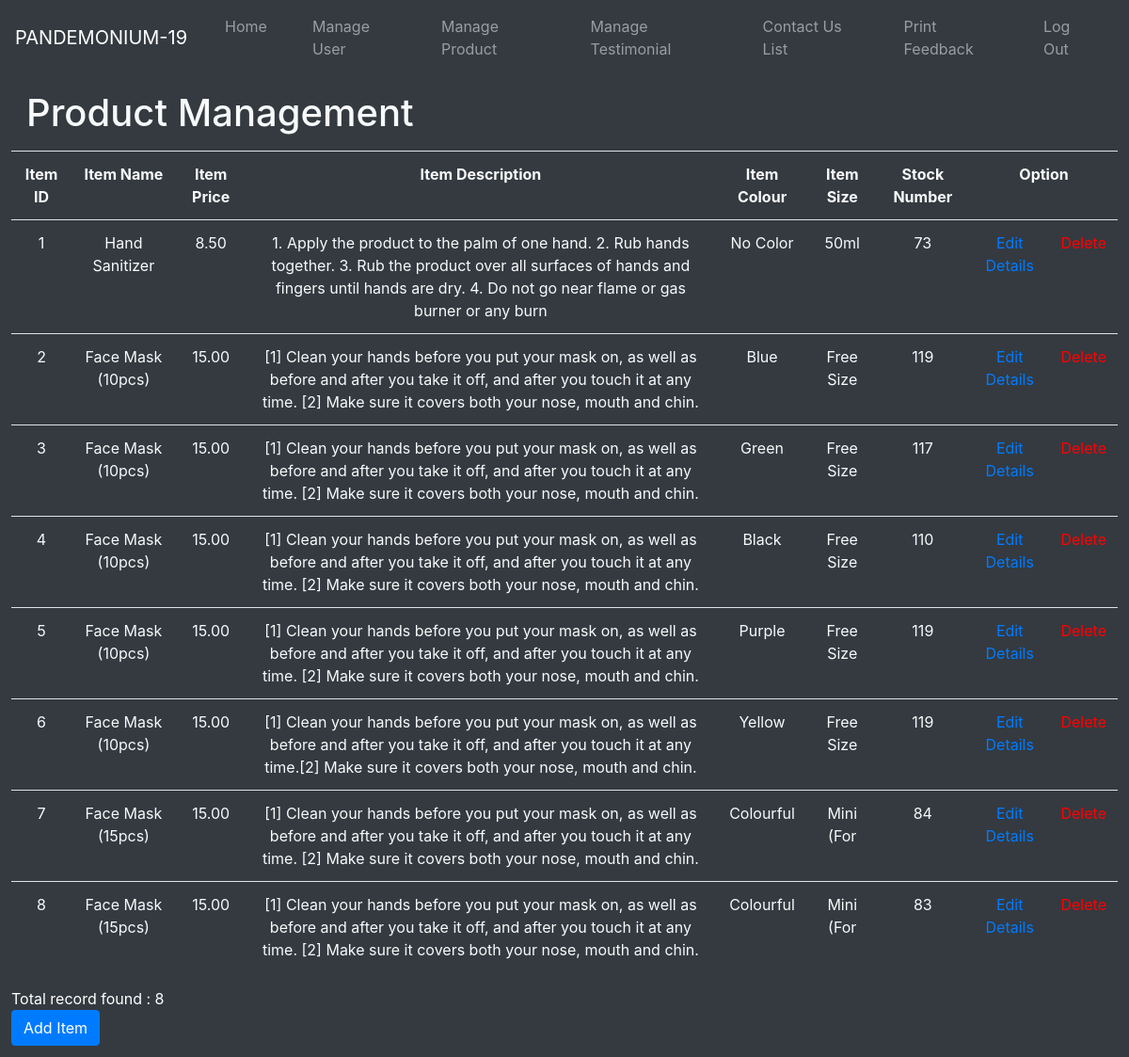
The app's page /admin/manageProduct.php with its own data.
### tables this page shows
CREATE TABLE `item` (
  `itemID` int(10) NOT NULL,
  `itemName` varchar(50) NOT NULL,
  `itemPrice` float(5,2) NOT NULL,
  `itemDescription` varchar(200) NOT NULL,
  `itemColour` varchar(10) DEFAULT NULL,
  `itemSize` varchar(10) DEFAULT NULL,
  `stockNumber` int(5) DEFAULT NULL,
  `image` longblob DEFAULT NULL
);

### admin/manageProduct.php (the view, shortened to what this page needs)
<?php
	include("../database/connect.php");
?>
<!DOCTYPE html>
<html>
<head>
    <link rel="stylesheet" href="https://maxcdn.bootstrapcdn.com/bootstrap/4.0.0/css/bootstrap.min.css"
>
    <?php require("adminNav.php"); ?>
</head>
<body class="bg-dark text-light">
	<form method="get">
	<div class = "user-container" style="margin:1%;">
		<h1 class="m-3">Product Management</h1>
		<table class="table">
			<tr>
				<th scope="col" class="text-center">Item ID</th>
				<th scope="col" class="text-center">Item Name</th>
				<th scope="col" class="text-center">Item Price</th>
				<th scope="col" class="text-center">Item Description</th>
                <th scope="col" class="text-center">Item Colour</th>
                <th scope="col" class="text-center">Item Size</th>
                <th scope="col" class="text-center">Stock Number</th>
				<th scope="col" class="text-center" colspan="2">Option</th>
			</tr>
			<?php
			$result = mysqli_query($con,"select * from item");
			$numRow = mysqli_num_rows($result);
			while($row = mysqli_fetch_assoc($result))
			{
				$itemID = $row['itemID'];
			?>
			<tr>
				<td class="text-center"><?php echo $row['itemID']?></td>
				<td class="text-center"><?php echo $row['itemName']?></td>
				<td class="text-center"><?php echo $row['itemPrice']?></td>
				<td class="text-center"><?php echo $row['itemDescription']?></td>
                <td class="text-center"><?php echo $row['itemColour']?></td>
                <td class="text-center"><?php echo $row['itemSize']?></td>
                <td class="text-center"><?php echo $row['stockNumber']?></td>
				<td class="text-center"><a href="manageProduct_edit.php?id=<?php echo $itemID;?>&pageedit=true">Edit Details</a></td>
				<td class="text-center"><a href="manageProduct.php?pagedelete=true&id=<?php echo $itemID;?>" onclick="return confirmation()" style="color: red;">Delete</a></td>
			</tr>
			<?php
			}
			?>
		</table>
		<footer style="color: white;">Total record found : <?php echo $numRow?></footer>
		<input type="button" value="Add Item" class="btn btn-primary" onclick="location.href='manageProduct_add.php'">
	</div>
	</form>
</body>
</html>

### records on screen
item: itemID "1", itemName "Hand Sanitizer", itemPrice "8.50", itemDescription "1. Apply the product to the palm of one hand. 2. Rub hands together. 3. Rub the product over all surfaces of hands and fingers until hands are dry. 4. Do not go near flame or gas burner or any burn", itemColour "No Color", itemSize "50ml", stockNumber "73"
item: itemID "2", itemName "Face Mask (10pcs)", itemPrice "15.00", itemDescription "[1] Clean your hands before you put your mask on, as well as before and after you take it off, and after you touch it at any time. [2] Make sure it covers both your nose, mouth and chin.", itemColour "Blue", itemSize "Free Size", stockNumber "119"
item: itemID "3", itemName "Face Mask (10pcs)", itemPrice "15.00", itemDescription "[1] Clean your hands before you put your mask on, as well as before and after you take it off, and after you touch it at any time. [2] Make sure it covers both your nose, mouth and chin.", itemColour "Green", itemSize "Free Size", stockNumber "117"
item: itemID "4", itemName "Face Mask (10pcs)", itemPrice "15.00", itemDescription "[1] Clean your hands before you put your mask on, as well as before and after you take it off, and after you touch it at any time. [2] Make sure it covers both your nose, mouth and chin.", itemColour "Black", itemSize "Free Size", stockNumber "110"
item: itemID "5", itemName "Face Mask (10pcs)", itemPrice "15.00", itemDescription "[1] Clean your hands before you put your mask on, as well as before and after you take it off, and after you touch it at any time. [2] Make sure it covers both your nose, mouth and chin.", itemColour "Purple", itemSize "Free Size", stockNumber "119"
item: itemID "6", itemName "Face Mask (10pcs)", itemPrice "15.00", itemDescription "[1] Clean your hands before you put your mask on, as well as before and after you take it off, and after you touch it at any time.[2] Make sure it covers both your nose, mouth and chin.", itemColour "Yellow", itemSize "Free Size", stockNumber "119"
item: itemID "7", itemName "Face Mask (15pcs)", itemPrice "15.00", itemDescription "[1] Clean your hands before you put your mask on, as well as before and after you take it off, and after you touch it at any time. [2] Make sure it covers both your nose, mouth and chin.", itemColour "Colourful", itemSize "Mini (For", stockNumber "84"
item: itemID "8", itemName "Face Mask (15pcs)", itemPrice "15.00", itemDescription "[1] Clean your hands before you put your mask on, as well as before and after you take it off, and after you touch it at any time. [2] Make sure it covers both your nose, mouth and chin.", itemColour "Colourful", itemSize "Mini (For", stockNumber "83"

### other values on screen
$numRow "8"
